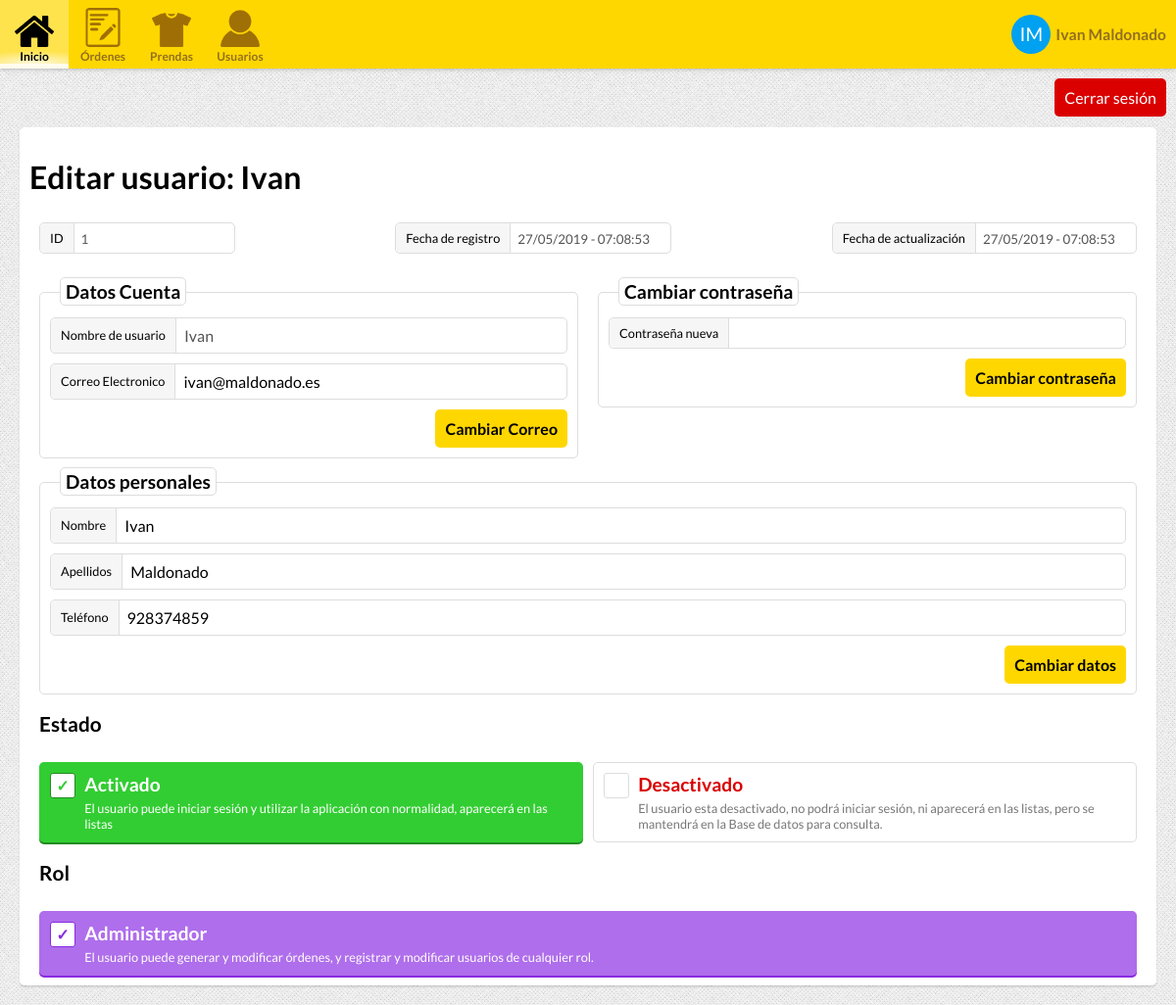
The app's page /user.php?id=1 (signed in) with its own data.
### tables this page shows
CREATE TABLE "USERS" (
	"USER_ID"	INTEGER NOT NULL PRIMARY KEY AUTOINCREMENT,
	"USERNAME"	TEXT NOT NULL,
	"NAME"	TEXT NOT NULL,
	"SURNAME"	TEXT,
	"PHONE"	INTEGER,
	"EMAIL"	TEXT NOT NULL,
	"HASHED_PASSWORD"	TEXT NOT NULL,
	"ROLE_ID"	INTEGER NOT NULL DEFAULT 0,
	"UPDATE_TIMESTAMP"	INTEGER NOT NULL,
	"REGISTER_TIMESTAMP"	INTEGER NOT NULL,
	"ACTIVE"	INTEGER NOT NULL DEFAULT 0,
	FOREIGN KEY("ROLE_ID") REFERENCES "USER_ROLES"("ROLE_ID")
);

CREATE TABLE "USER_ROLES" (
	"ROLE_ID"	INTEGER NOT NULL PRIMARY KEY AUTOINCREMENT,
	"ROLE_NAME"	TEXT NOT NULL,
	"ROLE_CSS_CLASS"	TEXT,
	"ROLE_DESCRIPTION"	TEXT
);

### Controllers/UserController.php (called while the page is built, shortened)
<?php
class UserController {
    private function connect(){
        return new PDO("sqlite:.data/data.db");
    }
    public function getUser($id){
        $db = $this->connect();
        $sql = "SELECT * FROM USERS AS U, USER_ROLES AS R WHERE USER_ID = :userID AND U.ROLE_ID = R.ROLE_ID";
        $stmt = $db->prepare($sql);
        $stmt->bindParam(':userID', $id);
        if($stmt->execute()){
            if($row = $stmt->fetch()){
               return new User(
                $row["USER_ID"],
                $row["USERNAME"],
                $row["HASHED_PASSWORD"],
                $row["EMAIL"],
                new Role(
                    $row["ROLE_ID"],
                    $row["ROLE_NAME"],
                    $row["ROLE_CSS_CLASS"],
                    $row["ROLE_DESCRIPTION"]
                ),
                $row["PHONE"],
                $row["NAME"],
                $row["SURNAME"],
                $row["REGISTER_TIMESTAMP"],
                $row["UPDATE_TIMESTAMP"],
                $row["ACTIVE"]
                );
            }
        }
        return null;
    }
}

### Classes/User.php (called while the page is built, shortened)
<?php
require_once("Classes/Role.php");
class User{
    private $id;
    private $username;
    private $email;
    private $role;
    private $telephone;
    private $name;
    private $surname;
    private $registeredDate;
    private $updateDate;
    function __construct($id = 0, $username, $password = null, $email, $role, $telephone, $name, $surname, $registeredDate, $updateDate, $active = 0){
        $this->id = $id;
        $this->username = $username;
        $this->email = $email;
        $this->role = $role;
        $this->telephone = $telephone;
        $this->name = $name;
        $this->surname = $surname;
        $registeredDateOb = new DateTime();
        $registeredDateOb->setTimestamp($registeredDate);
        $this->registeredDate = $registeredDateOb;
        $updateDateOb = new DateTime();
        $updateDateOb->setTimestamp($updateDate);
        $this->updateDate = $updateDateOb;
    }
    function getId(){
        return $this->id;
    }
    function getUsername(){
        return $this->username;
    }
    function getEmail(){
        return $this->email;
    }
    function getRole(){
        return $this->role;
    }
    function getTelephone(){
        return $this->telephone;
    }
    function getName(){
        return $this->name;
    }
    function getRegisteredDateString(){
        $date = $this->registeredDate;
        return $date->format('d/m/Y - H:i:s');
    }
    function getUpdateDateString(){
        $date = $this->updateDate;
        return $date->format('d/m/Y - H:i:s');
    }
    function getSurname(){
        return $this->surname;
    }
}

### Classes/Role.php (called while the page is built)
<?php
class Role{
    private $id;
    private $name;
    private $cssClass;
    private $description;
    function __construct($id, $name, $cssClass, $description = ""){
        $this->id = $id;
        $this->name = $name;
        $this->cssClass = $cssClass;
        $this->description = $description;
    }
    function getID(){
        return $this->id;
    }
    function getName(){
        return $this->name;
    }
    function getCssClass(){
        return $this->cssClass;
    }
    function getDescription(){
        return $this->description;
    }
}

### ViewControllers/userViewController.php (the view, shortened to what this page needs)
<?php
require_once("Controllers/UserController.php");
require_once("Classes/User.php");
require_once("Classes/Role.php");
$userController = new UserController();
$roles = $userController->getRoles();
$client = false;
$employee = false;
$admin = false;
$edit = false;
$register = false;
if(isset($_SESSION["userID"])){
    $sessionUser = $userController->getUser($_SESSION["userID"]);
    $sessionUserRole = $sessionUser->getRole();
}else {
    header("location: login.php");
}
if($sessionUserRole->getID() == 0){
    $client = true;
}elseif($sessionUserRole->getID() == 1){
    $employee = true;
}elseif($sessionUserRole->getID() == 2){
    $admin = true;
}
if(isset($_GET["id"]) && !empty($_GET["id"])){
    $edit = true;
}elseif(isset($_GET["newUser"])){
    $register = true;
    $title = "Registrar usuario";
}else {
    header("Location: index.php");
}
if($edit && ($employee || $admin)){
    $user = $userController->getUser($_GET["id"]);
    $userRole = $user->getRole();
}elseif($edit && $client && $sessionUser->getID() == $_GET["id"]){
    $user = $userController->getUser($_GET["id"]);
}
if(isset($_SESSION["userID"])){
    $sessionUser = $userController->getUser($_SESSION["userID"]);
} else {
    header("location: login.php");
}
function showIDField(){
    global $edit;
    global $employee;
    global $admin;
    global $user;
    if($edit && ($employee || $admin)){
        ?>
        <label class="boxed-input" id="username">
            <div class="text-label"><span>ID</span></div>
            <div class="input-container">
                <input type="text" value="<?=$user->getID()?>" disabled>
            </div>
        </label>
        <?php
    }
}
function showRegisterDateField(){
    global $edit, $client, $employee, $admin, $user;
    ?>
    <label class="boxed-input" id="register-date">
        <div class="text-label"><span>Fecha de registro</span></div>
        <div class="input-container">
            <input type="text" value="<?=$user->getRegisteredDateString()?>" disabled>
        </div>
    </label>
    <?php
}
function showUpdateDateField(){
    global $edit, $client, $employee, $admin, $user;
    if($employee || $admin){
    ?>
    <label class="boxed-input" id="update-date">
        <div class="text-label"><span>Fecha de actualización</span></div>
        <div class="input-container">
           <input type="text" value="<?=$user->getUpdateDateString()?>" disabled>
        </div>
    </label>
    <?php
    }
}
function showAccountDataForm(){
    global $edit, $client, $register, $employee, $admin, $user;
    if($edit){
    ?>
    <form id="account-info-container" method="post" action="user.php?id=<?=$user->getID()?>">
        <div class="field-set" id="client-infoset">
        <h3>Datos Cuenta</h3>
            <label class="boxed-input" id="username">
                <div class="text-label"><span>Nombre de usuario</span></div>
                <div class="input-container">
                    <input type="text" value="<?=$user->getUsername()?>" disabled>
                </div>
            </label>
            <label class="boxed-input" id="email">
                <div class="text-label"><span>Correo Electronico</span></div>
                <div class="input-container">
                    <input type="text" value="<?=$user->getEmail()?>" name="email">
                </div>
            </label>
            <div class="form-buttons">
                <input type="submit" value="Cambiar Correo" class="input-submit-button">
            </div>
        </div>
    </form>
        <?php
    }
}
function showPasswordForm(){
    global $edit, $register, $register, $client, $employee, $admin, $user, $sessionUser;
    if($edit){
    ?>
        <form id="change-password-container" method="post" action="user.php?id=<?=$user->getID()?>">
            <div class="field-set" id="change-password">
            <h3>Cambiar contraseña</h3>
                <label class="boxed-input mandatory" id="password">
                    <div class="text-label"><span>Contraseña nueva</span></div>
                    <div class="input-container">
                        <input type="password" name="password">
                    </div>
                </label>
                <div class="form-buttons">
                    <input type="submit" value="Cambiar contraseña" class="input-submit-button">
                </div>
            </div>
        </form>
    <?php
    }
}
function showPersonalInfoForm(){
    global $edit, $register, $register, $client, $employee, $admin, $user, $sessionUser;
    if($edit && ($admin || $employee ||($client || $user->getID() == $sessionUser->getID()))){
    ?>
    <form id="personal-info-container" action="user.php?id=<?=$user->getID()?>" method="post">
        <div class="field-set" id="personal-info-infoset">
            <h3>Datos personales</h3>
            <label class="boxed-input" id="username">
                <div class="text-label"><span>Nombre</span></div>
                <div class="input-container">
                    <input type="text" name="name" value="<?=$user->getName()?>">
                </div>
            </label>
            <label class="boxed-input" id="surname">
                <div class="text-label"><span>Apellidos</span></div>
                <div class="input-container">
                    <input type="text" name="surname" value="<?=$user->getSurname()?>">
                </div>
            </label>
            <label class="boxed-input" id="phone">
                <div class="text-label"><span>Teléfono</span></div>
                <div class="input-container">
                    <input type="number" name="phone" value="<?=$user->getTelephone()?>">
                </div>
            </label>
            <div class="form-buttons">
                <input type="submit" value="Cambiar datos" class="input-submit-button">
            </div>
        </div>
    </form>
    <?php
    }
}
function showRoleForm(){
    global $edit, $register, $register, $client, $employee, $admin, $user, $roles, $userRole, $sessionUser;
    if($userRole){
        $userRole = $user->getRole();
    }
    if($edit && ($admin || $employee) && $user->getID() != $sessionUser->getID()){
    ?>
    <form id="role-form" action="user.php?id=<?=$user->getID()?>" method="post">
        <h2>Rol</h2>
        <div>
            <?php
            if($admin){
                foreach($roles as $role){
                ?>
        <label class="boxed-radio <?=$role->getCssClass()?>">
            <input type="radio" name="role" value="<?=$role->getID()?>" <?=$userRole->getID() == $role->getID() ? "checked" : ""?>>
            <div class="container">
                <div class="radio-checkbox">&#x2713;</div>
                <div class="radio-title"><?=$role->getName()?></div>
                <div class="radio-desc"><?=$role->getDescription()?></div>
            </div>
        </label>
                <?php
                }
            }elseif($employee){
                ?>
        <label class="boxed-radio <?=$userRole->getCssClass()?>">
            <div class="container">
                <div class="radio-checkbox">&#x2713;</div>
                <div class="radio-title"><?=$userRole->getName()?></div>
                <div class="radio-desc"><?=$userRole->getDescription()?></div>
            </div>
        </label>
                <?php
            }
            ?>
        </div>
    </form>
    <?php
    }
}
function showUserStateForm(){
    global $edit, $register, $register, $client, $employee, $admin, $sessionUser, $user, $sessionUserRole, $userRole;
    if($edit && ($employee || $admin) && $user->getID() != $sessionUser->getID()){
    ?>
    <form id="active-form" method="post" action="user.php?id=<?=$user->getID()?>">
        <h2>Estado</h2>
        <div>
            <label class="boxed-radio active">
                <div class="container">
                    <div class="radio-checkbox">&#x2713;</div>
                    <div class="radio-title">Activado</div>
                    <div class="radio-desc">El usuario puede iniciar sesión y utilizar la aplicación con normalidad, aparecerá en las listas</div>
                </div>
            </label>
            <label class="boxed-radio disabled">
                <div class="container">
                    <div class="radio-checkbox">&#x2713;</div>
                    <div class="radio-title">Desactivado</div>
                    <div class="radio-desc">El usuario esta desactivado, no podrá iniciar sesión, ni aparecerá en las listas, pero se mantendrá en la Base de datos para consulta.</div>
                </div>
            </label>
        </div>
    </form>
    <?php
    }
}

### includes/navbar.inc (shortened to what this page needs)
<nav class="top-header">
    <a class="menu-item" href="index.php">
        <img src="media/img/inicio.png">
        <div class="label">Inicio</div>
    </a>
    <a class="menu-item" href="orders.php">
        <img src="media/img/order.png">
        <div class="label">Órdenes</div>
    </a>
    <?php
    if($employee||$admin){
        ?>
    <a class="menu-item" href="clothes.php">
        <img src="media/img/prendas.png">
        <div class="label">Prendas</div>
    </a>
    <a class="menu-item" href="users.php">
        <img src="media/img/users.png">
        <div class="label">Usuarios</div>
    </a>
        <?php
    }
    ?>
    <a class="menu-item user" href="user.php?id=<?=$sessionUser->getID()?>">
        <div class="user-avatar"><?=substr($sessionUser->getName(), 0,1) . substr($sessionUser->getSurname(), 0,1)?></div>
        <div class="username"><?=$sessionUser->getName()." ".$sessionUser->getSurname()?></div>
    </a>
</nav>
<a class="logout-button" href="?logout">Cerrar sesión</a>

### style/header.css (style rules this page uses)
nav.top-header { display: flex; flex-flow: row nowrap; width: 100%; background-color: #ffd700; box-shadow: 0 0 5px rgba(0,0,0,0.3); margin-bottom: 60px; }
nav.top-header > a.menu-item { display: flex; flex-flow: column nowrap; align-content: center; justify-content: center; margin: 0; padding: 5px 5px 0 5px; min-width: 70px; min-height: 70px; font-size: 12px; font-weight: 700; text-align: center; text-decoration: none; color: #926f1d; border-bottom: 5px solid rgba(255,255,255,0); box-sizing: border-box; }
nav.top-header > a.menu-item > img { width: 40px; height: 40px; margin: auto; }
nav.top-header > a.menu-item > img { margin: auto; }
nav.top-header > a.menu-item.user { margin-left: auto; flex-flow: row nowrap; justify-content: center; align-items: center; }
nav.top-header > a.menu-item.user > div.user-avatar { background-color: #00a1f1; border-radius: 50%; height: 40px; width: 40px; line-height: 40px; text-align: center; color: #fff; font-size: 1.6em; font-weight: 400; }
nav.top-header > a.menu-item.user > div.username { font-size: 1.3em; margin: 5px; }
.logout-button { position: absolute; right: 10px; top: 80px; background-color: #DA0000; padding: 10px; border-radius: 5px; color: #fff; }

### style/single-view.css (style rules this page uses)
div.form-buttons { grid-area: buttons; }
div.form-buttons > input.input-submit-button { padding: 10px; float: right; font-size: 1em; }
div.form-buttons > input.input-submit-button:after { clear:both; }
#update-date { float: right; }
#update-date:after { clear: both; }
div.form-container.user .form-buttons { flex-basis: 100%; align-self: flex-end; }
#account-info-container { grid-area: account; }
#account-info-container > div { display: flex; flex-flow: row wrap; justify-content: space-between; align-items: flex-end; padding: 20px 10px 5px; }
#account-info-container > div > label { flex-basis: 100%; }
#change-password-container { grid-area: password; }
#change-password-container > div { display: flex; flex-flow: row wrap; justify-content: space-between; align-items: flex-end; padding: 20px 10px 5px; }
#change-password-container > div > label { flex-basis: 100%; }
#personal-info-container { grid-area: personal; }
#personal-info-container > div { display: flex; flex-flow: row wrap; justify-content: space-between; align-items: flex-end; padding: 20px 10px 5px; }
#personal-info-container > div > label { flex-basis: 100%; }
#active-form { grid-area: active; }
#role-form { grid-area: role; }
#active-form > div, #role-form > div { display: flex; flex-flow: row wrap; justify-content: space-between; align-items: stretch; }
#active-form > div > label, #role-form > div > label { flex-basis: calc(50% - 5px); }
#role-form > div > label:last-child { flex-basis: 100%; }

### records on screen
users: NAME "I", SURNAME "M", NAME "Ivan", SURNAME "Maldonado"
users: ACTIVE "1", REGISTER_TIMESTAMP "27/05/2019 - 07:08:53", UPDATE_TIMESTAMP "27/05/2019 - 07:08:53", NAME "Ivan", email "ivan@maldonado.es", name "Ivan", surname "Maldonado", phone "928374859", ROLE_ID.ROLE_NAME "Administrador", ROLE_ID.ROLE_DESCRIPTION "El usuario puede generar y modificar órdenes, y registrar y modificar usuarios de cualquier rol."

### other values on screen
$title "Editar usuario: Ivan"
